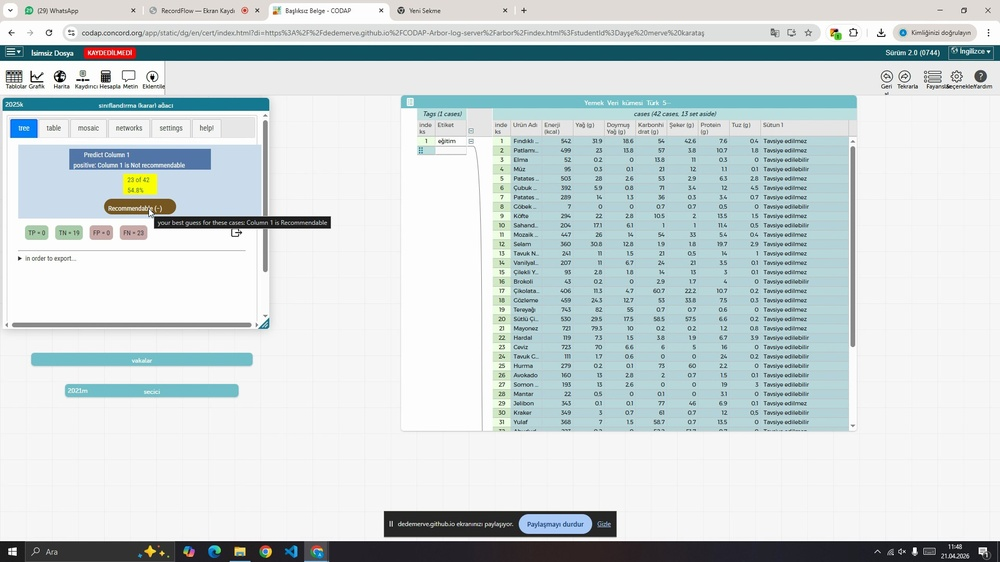
#> input picture calibration/codap_task_templates/amy_codap_frame_0100.jpg, 1000 x 562 px, shrunk from 1920 x 1080 before the run; its folder holds only this picture in this run
$ python -i layout_isolator.py   (imports and definitions only)
#> lines starting #> are read from the running program, lines starting #| are printed output that depends on the picture; after the words box and inside, x2 and y2 are one past the last pixel; in counts of white or black regions, pixels touching at a corner belong together
#> further down, picture is the input picture: shape (562, 1000, 3); mean B, G, R 217.4, 216, 206.4
"""
layout_isolator.py — Phase 1: Layout Parsing and RoI Isolation (ILSA-grade).

Project-aware layout parser for ProDaBi / DecisionTrees-AICFT-Assessor.

Uses pipeline_schema.WORKSHEETS_1_10_PAGE_INDEX for deterministic page routing
(WS10 = page 2, WS5 = page 6, etc.). WS6 draw-canvas is optional when a
supplemental scan exists; it is not on the 6-page Worksheets1-10.pdf bundle.

Output: layout_rois/<student_id>/<worksheet>_layout.json + cropped PNGs.
"""

from __future__ import annotations

import json
import logging
from dataclasses import dataclass, field
from enum import Enum
from pathlib import Path
from typing import Any, Literal

import cv2
import numpy as np

from pipeline_schema import (
    LAYOUT_ISOLATION_WORKSHEETS,
    LAYOUT_ROIS_DIR,
    REPO_ROOT,
    WORKSHEETS_1_10_PAGE_INDEX,
    layout_manifest_path,
    slot_dir_for_student,
    worksheet_page_image,
)

logger = logging.getLogger(__name__)

DEFAULT_OUTPUT_DIR = LAYOUT_ROIS_DIR

# WS10: 7 data rows + header; 2 columns (threshold, misclassification count).
WS10_MIN_TABLE_CELLS = 12
WS10_ENERGY_ROW_COUNT = 7

ZoneType = Literal["handwriting", "table_grid", "table_cell", "tree_diagram"]


class ExtractionStatus(str, Enum):
    SUCCESS = "success"
    ERROR = "error"
    PARTIAL = "partial"


@dataclass(frozen=True)
class BoundingBox:
    x: int
    y: int
    w: int
    h: int

    @property
    def area(self) -> int:
        return self.w * self.h

    @property
    def aspect_ratio(self) -> float:
        return self.w / max(self.h, 1)

    def to_dict(self) -> dict[str, int]:
        return {"x": self.x, "y": self.y, "w": self.w, "h": self.h}

    def crop(self, image: np.ndarray) -> np.ndarray:
        return image[self.y : self.y + self.h, self.x : self.x + self.w]


@dataclass
class RoiZone:
    zone_id: str
    zone_type: ZoneType
    bbox: BoundingBox
    file_path: str | None = None
    worksheet: str | None = None
    row: int | None = None
    col: int | None = None
    parent_zone_id: str | None = None
    item_id: str | None = None
    status: str = ExtractionStatus.SUCCESS.value
    message: str | None = None

    # [22 lines left out: function to_dict, not called in this run]


@dataclass
class LayoutResult:
    student_id: str
    worksheet: str
    source_image: str
    page_index: int | None = None
    status: str = ExtractionStatus.SUCCESS.value
    message: str | None = None
    zones: list[RoiZone] = field(default_factory=list)

    # [21 lines left out: functions to_dict, save, not called in this run]

    @property
    def table_cell_count(self) -> int:
        return sum(1 for z in self.zones if z.zone_type == "table_cell")

    @property
    def zone_count(self) -> int:
        return len(self.zones)


# [24 lines left out: functions _line_positions, _rel_path, not called in this run]


class LayoutIsolator:
    """
    Deterministic layout parser aligned with ProDaBi worksheet geometry.

    Primary targets:
      WS10 page 2 — energy threshold table (feeds numeric_optimal / row_consistency)
      WS5  page 6 — three printed decision-tree templates (threshold trials)
      WS6  optional — large draw canvas for dt_vision_pipeline (supplemental scan)
    """

    def __init__(
        self,
        output_dir: Path | str | None = None,
        *,
        debug: bool = False,
        min_table_area_frac: float = 0.02,
        max_table_area_frac: float = 0.55,
        min_canvas_area_frac: float = 0.18,
        max_canvas_area_frac: float = 0.65,
    ) -> None:
        self.output_dir = Path(output_dir) if output_dir else DEFAULT_OUTPUT_DIR
        self.debug = debug
        self.min_table_area_frac = min_table_area_frac
        self.max_table_area_frac = max_table_area_frac
        self.min_canvas_area_frac = min_canvas_area_frac
        self.max_canvas_area_frac = max_canvas_area_frac

    # [8 lines left out: function load_image, not called in this run]

    def preprocess_image(self, image: np.ndarray) -> tuple[np.ndarray, np.ndarray]:
        if image.ndim == 2:
            gray = image
            original = cv2.cvtColor(image, cv2.COLOR_GRAY2BGR)
        else:
            original = image
            gray = cv2.cvtColor(image, cv2.COLOR_BGR2GRAY)
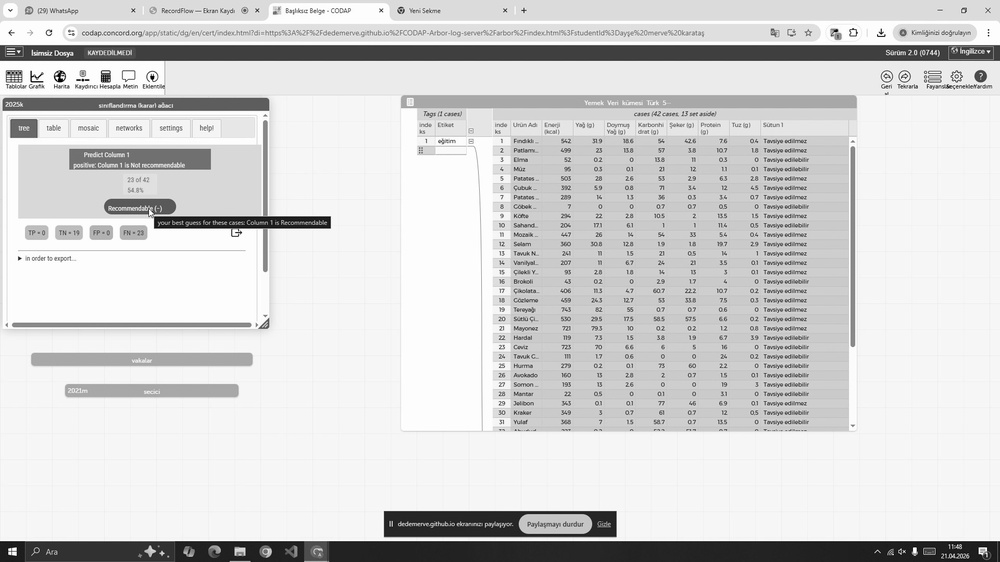
#> gray: shape (562, 1000); min 0, max 255, mean 213.3

        blurred = cv2.GaussianBlur(gray, (3, 3), 0)
        binary = cv2.adaptiveThreshold(
            blurred, 255,
            cv2.ADAPTIVE_THRESH_GAUSSIAN_C,
            cv2.THRESH_BINARY_INV,
            15, 5,
        )
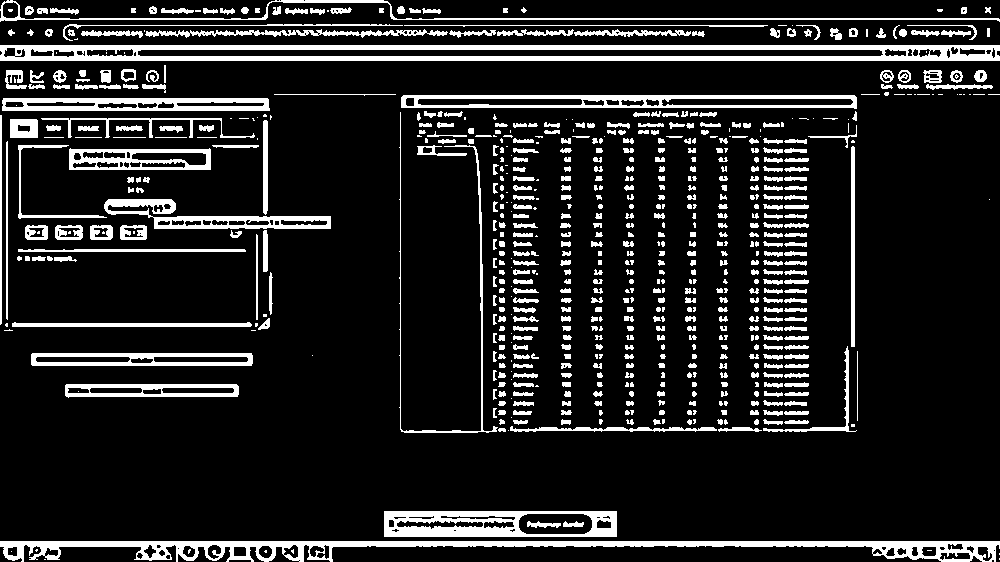
#> binary: shape (562, 1000); 13.5% white; 681 white regions (183 under 20 px), largest, box (x1, y1, x2, y2) and area: (0, 45, 1000, 61) 10473, (0, 541, 1000, 562) 8314, (384, 511, 617, 537) 3818
        return original, binary

    # [409 lines left out: functions _student_dir, _save_crop, _save_debug_overlay, _detect_table_mask, _best_grid_contour, extract_table_cells and 10 more, not called in this run]

>>> import cv2
>>> picture = cv2.imread('calibration/codap_task_templates/amy_codap_frame_0100.jpg')
>>> result = LayoutIsolator().preprocess_image(picture)

$ run again, on calibration/codap_task_templates/amy_codap_frame_0276.jpg
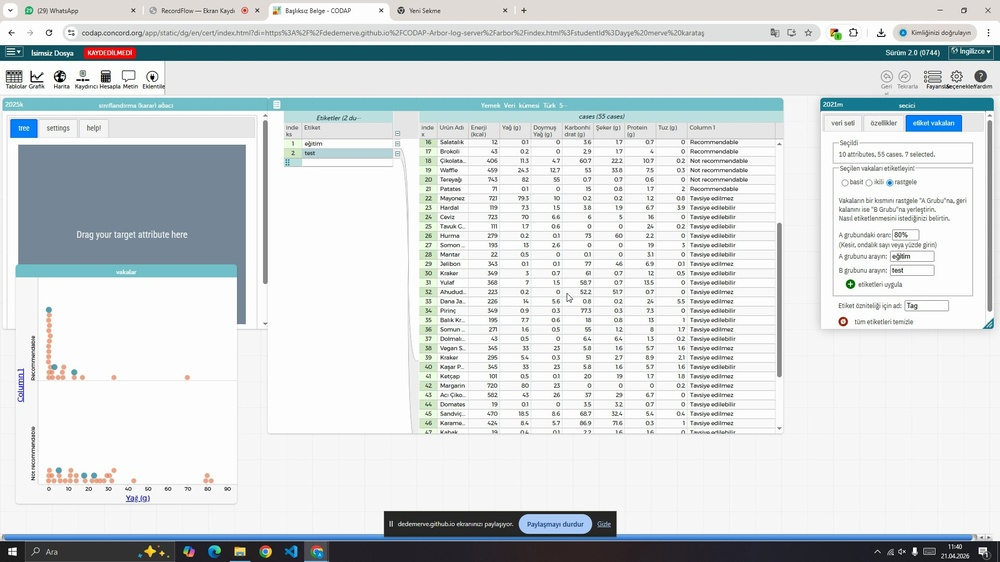
#> input picture calibration/codap_task_templates/amy_codap_frame_0276.jpg, 1000 x 562 px, shrunk from 1920 x 1080 before the run
#> picture is the input picture: shape (562, 1000, 3); mean B, G, R 219, 217.1, 211.2
#> in preprocess_image, `gray = cv2.cvtColor(image, cv2.COLOR_BGR2GRAY)`:
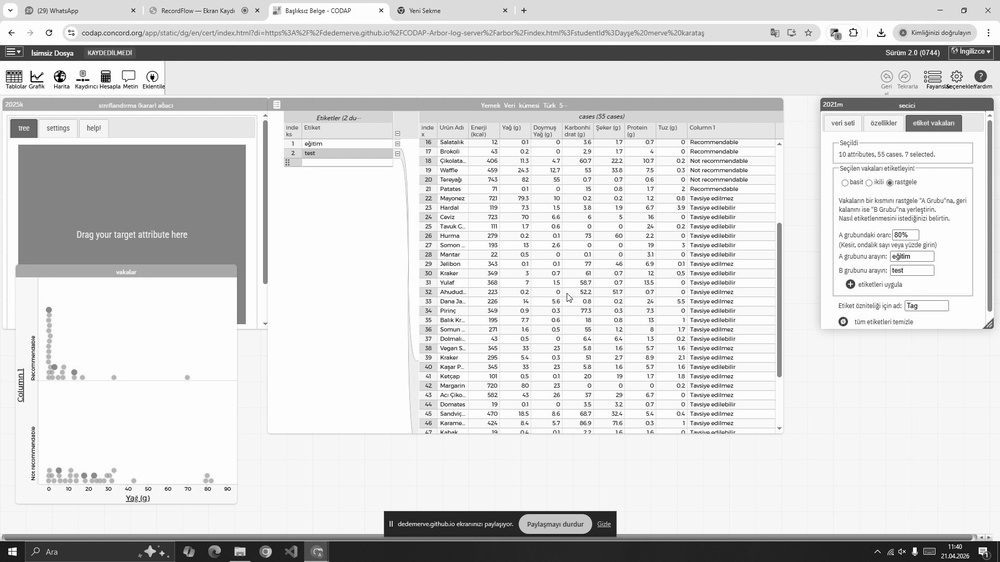
#> gray: shape (562, 1000); min 0, max 255, mean 215.6
#> in preprocess_image, `binary = cv2.adaptiveThreshold( blurred, 255, cv2.ADAPTIVE_THRESH_GAUS..`:
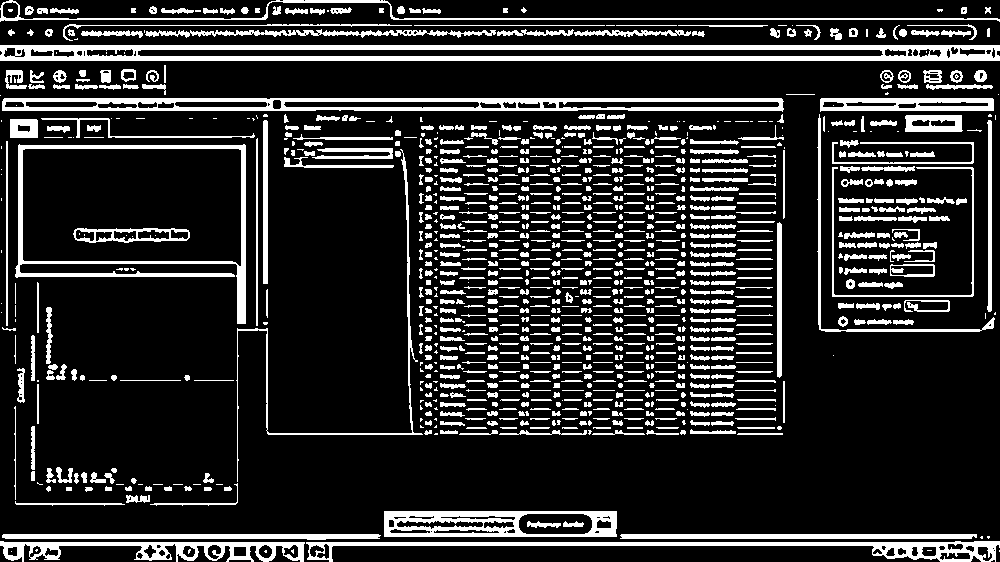
#> binary: shape (562, 1000); 17% white; 1079 white regions (244 under 20 px), largest, box (x1, y1, x2, y2) and area: (0, 45, 1000, 61) 10479, (2, 98, 784, 112) 6412, (15, 144, 246, 324) 4148
